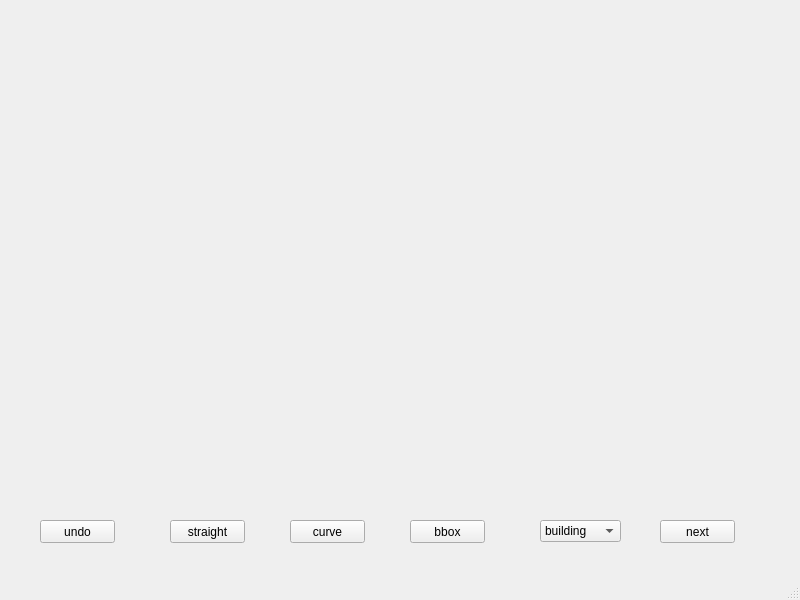
<?xml version="1.0" encoding="UTF-8"?>
<ui version="4.0">
 <class>MainWindow</class>
 <widget class="QMainWindow" name="Tool version 1">
  <property name="geometry">
   <rect>
    <x>0</x>
    <y>0</y>
    <width>800</width>
    <height>600</height>
   </rect>
  </property>
  <property name="windowTitle">
   <string>MainWindow</string>
  </property>
  <widget class="QWidget" name="centralwidget">
   <widget class="QLabel" name="photo">
    <property name="geometry">
     <rect>
      <x>20</x>
      <y>10</y>
      <width>741</width>
      <height>491</height>
     </rect>
    </property>
    <property name="text">
     <string/>
    </property>
    <property name="pixmap">
     <pixmap>../data/draft/0a980de8841d700124caff656ad580c6.jpg</pixmap>
    </property>
    <property name="scaledContents">
     <bool>true</bool>
    </property>
   </widget>
   <widget class="QPushButton" name="pushButton">
    <property name="geometry">
     <rect>
      <x>40</x>
      <y>520</y>
      <width>75</width>
      <height>23</height>
     </rect>
    </property>
    <property name="text">
     <string>undo</string>
    </property>
   </widget>
   <widget class="QPushButton" name="pushButton_2">
    <property name="geometry">
     <rect>
      <x>660</x>
      <y>520</y>
      <width>75</width>
      <height>23</height>
     </rect>
    </property>
    <property name="text">
     <string>next</string>
    </property>
   </widget>
   <widget class="QPushButton" name="pushButton_3">
    <property name="geometry">
     <rect>
      <x>170</x>
      <y>520</y>
      <width>75</width>
      <height>23</height>
     </rect>
    </property>
    <property name="text">
     <string>straight</string>
    </property>
   </widget>
   <widget class="QPushButton" name="pushButton_4">
    <property name="geometry">
     <rect>
      <x>290</x>
      <y>520</y>
      <width>75</width>
      <height>23</height>
     </rect>
    </property>
    <property name="text">
     <string>curve</string>
    </property>
   </widget>
   <widget class="QPushButton" name="pushButton_5">
    <property name="geometry">
     <rect>
      <x>410</x>
      <y>520</y>
      <width>75</width>
      <height>23</height>
     </rect>
    </property>
    <property name="text">
     <string>bbox</string>
    </property>
   </widget>
   <widget class="QComboBox" name="comboBox">
    <property name="geometry">
     <rect>
      <x>540</x>
      <y>520</y>
      <width>81</width>
      <height>22</height>
     </rect>
    </property>
    <item>
     <property name="text">
      <string>building</string>
     </property>
    </item>
    <item>
     <property name="text">
      <string>white</string>
     </property>
    </item>
    <item>
     <property name="text">
      <string>notwhite</string>
     </property>
    </item>
   </widget>
  </widget>
  <widget class="QMenuBar" name="menubar">
   <property name="geometry">
    <rect>
     <x>0</x>
     <y>0</y>
     <width>800</width>
     <height>22</height>
    </rect>
   </property>
  </widget>
  <widget class="QStatusBar" name="statusbar"/>
 </widget>
 <resources/>
 <connections/>
</ui>
